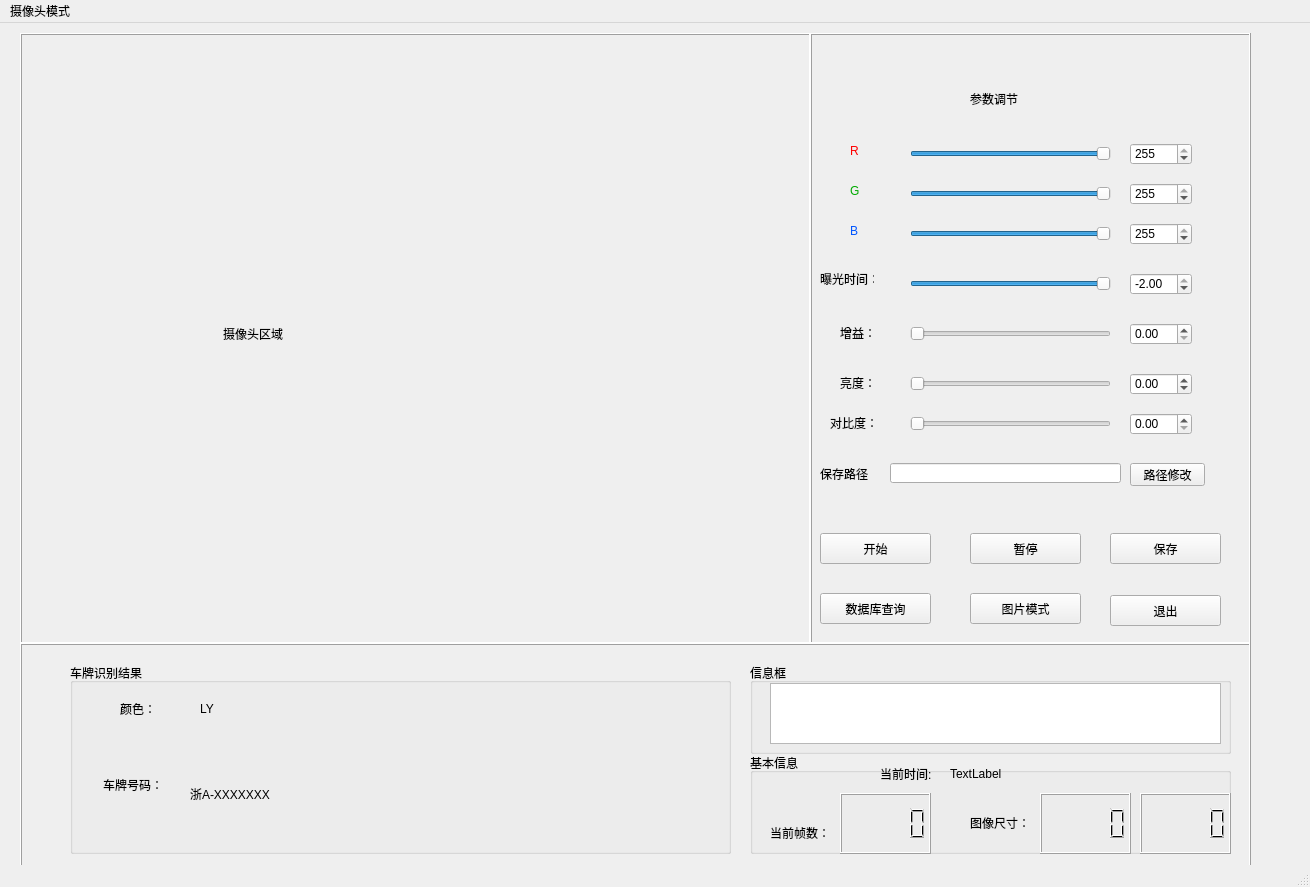
<?xml version="1.0" encoding="UTF-8"?>
<ui version="4.0">
 <class>camera</class>
 <widget class="QMainWindow" name="camera">
  <property name="geometry">
   <rect>
    <x>0</x>
    <y>0</y>
    <width>1310</width>
    <height>887</height>
   </rect>
  </property>
  <property name="windowTitle">
   <string>摄像头模式</string>
  </property>
  <property name="windowIcon">
   <iconset>
    <normaloff>icon/监视摄像头.png</normaloff>icon/监视摄像头.png</iconset>
  </property>
  <widget class="QWidget" name="centralwidget">
   <widget class="QFrame" name="frame">
    <property name="geometry">
     <rect>
      <x>20</x>
      <y>10</y>
      <width>791</width>
      <height>611</height>
     </rect>
    </property>
    <property name="frameShape">
     <enum>QFrame::Box</enum>
    </property>
    <property name="frameShadow">
     <enum>QFrame::Raised</enum>
    </property>
    <widget class="QLabel" name="DispLb">
     <property name="geometry">
      <rect>
       <x>10</x>
       <y>10</y>
       <width>771</width>
       <height>581</height>
      </rect>
     </property>
     <property name="text">
      <string>                                                          摄像头区域</string>
     </property>
    </widget>
   </widget>
   <widget class="QFrame" name="frame_2">
    <property name="geometry">
     <rect>
      <x>810</x>
      <y>10</y>
      <width>441</width>
      <height>611</height>
     </rect>
    </property>
    <property name="frameShape">
     <enum>QFrame::Box</enum>
    </property>
    <property name="frameShadow">
     <enum>QFrame::Raised</enum>
    </property>
    <widget class="QPushButton" name="ShowBt">
     <property name="geometry">
      <rect>
       <x>10</x>
       <y>500</y>
       <width>111</width>
       <height>31</height>
      </rect>
     </property>
     <property name="text">
      <string>开始</string>
     </property>
    </widget>
    <widget class="QPushButton" name="StopBt">
     <property name="geometry">
      <rect>
       <x>160</x>
       <y>500</y>
       <width>111</width>
       <height>31</height>
      </rect>
     </property>
     <property name="text">
      <string>暂停</string>
     </property>
    </widget>
    <widget class="QDoubleSpinBox" name="RedColorSpB">
     <property name="geometry">
      <rect>
       <x>320</x>
       <y>110</y>
       <width>62</width>
       <height>22</height>
      </rect>
     </property>
     <property name="decimals">
      <number>0</number>
     </property>
     <property name="maximum">
      <double>255.000000000000000</double>
     </property>
     <property name="value">
      <double>255.000000000000000</double>
     </property>
    </widget>
    <widget class="QSlider" name="RedColorSld">
     <property name="geometry">
      <rect>
       <x>100</x>
       <y>110</y>
       <width>201</width>
       <height>22</height>
      </rect>
     </property>
     <property name="maximum">
      <number>255</number>
     </property>
     <property name="value">
      <number>255</number>
     </property>
     <property name="sliderPosition">
      <number>255</number>
     </property>
     <property name="orientation">
      <enum>Qt::Horizontal</enum>
     </property>
    </widget>
    <widget class="QSlider" name="GreenColorSld">
     <property name="geometry">
      <rect>
       <x>100</x>
       <y>150</y>
       <width>201</width>
       <height>22</height>
      </rect>
     </property>
     <property name="maximum">
      <number>255</number>
     </property>
     <property name="value">
      <number>255</number>
     </property>
     <property name="orientation">
      <enum>Qt::Horizontal</enum>
     </property>
    </widget>
    <widget class="QSlider" name="BlueColorSld">
     <property name="geometry">
      <rect>
       <x>100</x>
       <y>190</y>
       <width>201</width>
       <height>22</height>
      </rect>
     </property>
     <property name="maximum">
      <number>255</number>
     </property>
     <property name="value">
      <number>255</number>
     </property>
     <property name="orientation">
      <enum>Qt::Horizontal</enum>
     </property>
    </widget>
    <widget class="QDoubleSpinBox" name="GreenColorSpB">
     <property name="geometry">
      <rect>
       <x>320</x>
       <y>150</y>
       <width>62</width>
       <height>22</height>
      </rect>
     </property>
     <property name="decimals">
      <number>0</number>
     </property>
     <property name="minimum">
      <double>0.000000000000000</double>
     </property>
     <property name="maximum">
      <double>255.000000000000000</double>
     </property>
     <property name="value">
      <double>255.000000000000000</double>
     </property>
    </widget>
    <widget class="QDoubleSpinBox" name="BlueColorSpB">
     <property name="geometry">
      <rect>
       <x>320</x>
       <y>190</y>
       <width>62</width>
       <height>22</height>
      </rect>
     </property>
     <property name="decimals">
      <number>0</number>
     </property>
     <property name="maximum">
      <double>255.000000000000000</double>
     </property>
     <property name="singleStep">
      <double>0.000000000000000</double>
     </property>
     <property name="value">
      <double>255.000000000000000</double>
     </property>
    </widget>
    <widget class="QLabel" name="label_4">
     <property name="geometry">
      <rect>
       <x>40</x>
       <y>110</y>
       <width>21</width>
       <height>16</height>
      </rect>
     </property>
     <property name="palette">
      <palette>
       <active>
        <colorrole role="WindowText">
         <brush brushstyle="SolidPattern">
          <color alpha="255">
           <red>255</red>
           <green>0</green>
           <blue>0</blue>
          </color>
         </brush>
        </colorrole>
       </active>
       <inactive>
        <colorrole role="WindowText">
         <brush brushstyle="SolidPattern">
          <color alpha="255">
           <red>255</red>
           <green>0</green>
           <blue>0</blue>
          </color>
         </brush>
        </colorrole>
       </inactive>
       <disabled>
        <colorrole role="WindowText">
         <brush brushstyle="SolidPattern">
          <color alpha="255">
           <red>120</red>
           <green>120</green>
           <blue>120</blue>
          </color>
         </brush>
        </colorrole>
       </disabled>
      </palette>
     </property>
     <property name="styleSheet">
      <string notr="true">font: 14pt &quot;Consolas&quot;;
</string>
     </property>
     <property name="text">
      <string>R</string>
     </property>
    </widget>
    <widget class="QLabel" name="label_5">
     <property name="geometry">
      <rect>
       <x>40</x>
       <y>150</y>
       <width>21</width>
       <height>16</height>
      </rect>
     </property>
     <property name="palette">
      <palette>
       <active>
        <colorrole role="WindowText">
         <brush brushstyle="SolidPattern">
          <color alpha="255">
           <red>0</red>
           <green>170</green>
           <blue>0</blue>
          </color>
         </brush>
        </colorrole>
       </active>
       <inactive>
        <colorrole role="WindowText">
         <brush brushstyle="SolidPattern">
          <color alpha="255">
           <red>0</red>
           <green>170</green>
           <blue>0</blue>
          </color>
         </brush>
        </colorrole>
       </inactive>
       <disabled>
        <colorrole role="WindowText">
         <brush brushstyle="SolidPattern">
          <color alpha="255">
           <red>120</red>
           <green>120</green>
           <blue>120</blue>
          </color>
         </brush>
        </colorrole>
       </disabled>
      </palette>
     </property>
     <property name="styleSheet">
      <string notr="true">font: 14pt &quot;Consolas&quot;;</string>
     </property>
     <property name="text">
      <string>G</string>
     </property>
    </widget>
    <widget class="QLabel" name="label_6">
     <property name="geometry">
      <rect>
       <x>40</x>
       <y>190</y>
       <width>21</width>
       <height>16</height>
      </rect>
     </property>
     <property name="palette">
      <palette>
       <active>
        <colorrole role="WindowText">
         <brush brushstyle="SolidPattern">
          <color alpha="255">
           <red>0</red>
           <green>85</green>
           <blue>255</blue>
          </color>
         </brush>
        </colorrole>
       </active>
       <inactive>
        <colorrole role="WindowText">
         <brush brushstyle="SolidPattern">
          <color alpha="255">
           <red>0</red>
           <green>85</green>
           <blue>255</blue>
          </color>
         </brush>
        </colorrole>
       </inactive>
       <disabled>
        <colorrole role="WindowText">
         <brush brushstyle="SolidPattern">
          <color alpha="255">
           <red>120</red>
           <green>120</green>
           <blue>120</blue>
          </color>
         </brush>
        </colorrole>
       </disabled>
      </palette>
     </property>
     <property name="styleSheet">
      <string notr="true">font: 14pt &quot;Consolas&quot;;</string>
     </property>
     <property name="text">
      <string>B</string>
     </property>
    </widget>
    <widget class="QSlider" name="ExpTimeSld">
     <property name="geometry">
      <rect>
       <x>100</x>
       <y>240</y>
       <width>201</width>
       <height>22</height>
      </rect>
     </property>
     <property name="minimum">
      <number>-10</number>
     </property>
     <property name="maximum">
      <number>-2</number>
     </property>
     <property name="orientation">
      <enum>Qt::Horizontal</enum>
     </property>
    </widget>
    <widget class="QSlider" name="GainSld">
     <property name="geometry">
      <rect>
       <x>100</x>
       <y>290</y>
       <width>201</width>
       <height>22</height>
      </rect>
     </property>
     <property name="orientation">
      <enum>Qt::Horizontal</enum>
     </property>
    </widget>
    <widget class="QSlider" name="BrightSld">
     <property name="geometry">
      <rect>
       <x>100</x>
       <y>340</y>
       <width>201</width>
       <height>22</height>
      </rect>
     </property>
     <property name="orientation">
      <enum>Qt::Horizontal</enum>
     </property>
    </widget>
    <widget class="QSlider" name="ContrastSld">
     <property name="geometry">
      <rect>
       <x>100</x>
       <y>380</y>
       <width>201</width>
       <height>22</height>
      </rect>
     </property>
     <property name="orientation">
      <enum>Qt::Horizontal</enum>
     </property>
    </widget>
    <widget class="QLabel" name="label_7">
     <property name="geometry">
      <rect>
       <x>10</x>
       <y>240</y>
       <width>54</width>
       <height>12</height>
      </rect>
     </property>
     <property name="text">
      <string>曝光时间：</string>
     </property>
    </widget>
    <widget class="QLabel" name="label_8">
     <property name="geometry">
      <rect>
       <x>30</x>
       <y>290</y>
       <width>54</width>
       <height>20</height>
      </rect>
     </property>
     <property name="text">
      <string>增益：</string>
     </property>
    </widget>
    <widget class="QLabel" name="label_9">
     <property name="geometry">
      <rect>
       <x>30</x>
       <y>340</y>
       <width>54</width>
       <height>20</height>
      </rect>
     </property>
     <property name="text">
      <string>亮度：</string>
     </property>
    </widget>
    <widget class="QLabel" name="label_10">
     <property name="geometry">
      <rect>
       <x>20</x>
       <y>380</y>
       <width>54</width>
       <height>20</height>
      </rect>
     </property>
     <property name="text">
      <string>对比度：</string>
     </property>
    </widget>
    <widget class="QDoubleSpinBox" name="ExpTimeSpB">
     <property name="geometry">
      <rect>
       <x>320</x>
       <y>240</y>
       <width>62</width>
       <height>22</height>
      </rect>
     </property>
     <property name="decimals">
      <number>2</number>
     </property>
     <property name="minimum">
      <double>-10.000000000000000</double>
     </property>
     <property name="maximum">
      <double>-2.000000000000000</double>
     </property>
    </widget>
    <widget class="QDoubleSpinBox" name="GainSpB">
     <property name="geometry">
      <rect>
       <x>320</x>
       <y>290</y>
       <width>62</width>
       <height>22</height>
      </rect>
     </property>
     <property name="decimals">
      <number>2</number>
     </property>
     <property name="maximum">
      <double>128.000000000000000</double>
     </property>
    </widget>
    <widget class="QDoubleSpinBox" name="BrightSpB">
     <property name="geometry">
      <rect>
       <x>320</x>
       <y>340</y>
       <width>62</width>
       <height>22</height>
      </rect>
     </property>
     <property name="decimals">
      <number>2</number>
     </property>
     <property name="minimum">
      <double>-64.000000000000000</double>
     </property>
     <property name="maximum">
      <double>64.000000000000000</double>
     </property>
    </widget>
    <widget class="QDoubleSpinBox" name="ContrastSpB">
     <property name="geometry">
      <rect>
       <x>320</x>
       <y>380</y>
       <width>62</width>
       <height>22</height>
      </rect>
     </property>
     <property name="decimals">
      <number>2</number>
     </property>
     <property name="maximum">
      <double>100.000000000000000</double>
     </property>
    </widget>
    <widget class="QLineEdit" name="FilePathLE">
     <property name="geometry">
      <rect>
       <x>80</x>
       <y>430</y>
       <width>231</width>
       <height>20</height>
      </rect>
     </property>
    </widget>
    <widget class="QPushButton" name="FilePathBt">
     <property name="geometry">
      <rect>
       <x>320</x>
       <y>430</y>
       <width>75</width>
       <height>23</height>
      </rect>
     </property>
     <property name="text">
      <string>路径修改</string>
     </property>
    </widget>
    <widget class="QLabel" name="label_11">
     <property name="geometry">
      <rect>
       <x>10</x>
       <y>430</y>
       <width>51</width>
       <height>21</height>
      </rect>
     </property>
     <property name="text">
      <string>保存路径：</string>
     </property>
    </widget>
    <widget class="QPushButton" name="RecordBt">
     <property name="geometry">
      <rect>
       <x>300</x>
       <y>500</y>
       <width>111</width>
       <height>31</height>
      </rect>
     </property>
     <property name="text">
      <string>保存</string>
     </property>
    </widget>
    <widget class="QPushButton" name="ExitBt">
     <property name="geometry">
      <rect>
       <x>300</x>
       <y>562</y>
       <width>111</width>
       <height>31</height>
      </rect>
     </property>
     <property name="text">
      <string>退出</string>
     </property>
    </widget>
    <widget class="QLabel" name="label_3">
     <property name="geometry">
      <rect>
       <x>160</x>
       <y>40</y>
       <width>131</width>
       <height>51</height>
      </rect>
     </property>
     <property name="styleSheet">
      <string notr="true">font: 20pt &quot;Agency FB&quot;;</string>
     </property>
     <property name="text">
      <string>参数调节</string>
     </property>
    </widget>
    <widget class="QPushButton" name="Picbtn">
     <property name="geometry">
      <rect>
       <x>160</x>
       <y>560</y>
       <width>111</width>
       <height>31</height>
      </rect>
     </property>
     <property name="text">
      <string>图片模式</string>
     </property>
    </widget>
    <widget class="QPushButton" name="sql_model">
     <property name="geometry">
      <rect>
       <x>10</x>
       <y>560</y>
       <width>111</width>
       <height>31</height>
      </rect>
     </property>
     <property name="text">
      <string>数据库查询</string>
     </property>
    </widget>
   </widget>
   <widget class="QFrame" name="frame_3">
    <property name="geometry">
     <rect>
      <x>20</x>
      <y>620</y>
      <width>1231</width>
      <height>231</height>
     </rect>
    </property>
    <property name="frameShape">
     <enum>QFrame::Box</enum>
    </property>
    <property name="frameShadow">
     <enum>QFrame::Raised</enum>
    </property>
    <widget class="QGroupBox" name="groupBox">
     <property name="geometry">
      <rect>
       <x>50</x>
       <y>20</y>
       <width>661</width>
       <height>191</height>
      </rect>
     </property>
     <property name="title">
      <string>车牌识别结果</string>
     </property>
     <widget class="QLabel" name="label_12">
      <property name="geometry">
       <rect>
        <x>50</x>
        <y>40</y>
        <width>54</width>
        <height>12</height>
       </rect>
      </property>
      <property name="text">
       <string>颜色：</string>
      </property>
     </widget>
     <widget class="QLabel" name="label_13">
      <property name="geometry">
       <rect>
        <x>33</x>
        <y>112</y>
        <width>71</width>
        <height>20</height>
       </rect>
      </property>
      <property name="text">
       <string>车牌号码：</string>
      </property>
     </widget>
     <widget class="QLabel" name="colorLabel">
      <property name="geometry">
       <rect>
        <x>130</x>
        <y>40</y>
        <width>54</width>
        <height>12</height>
       </rect>
      </property>
      <property name="text">
       <string>LY</string>
      </property>
     </widget>
     <widget class="QLabel" name="NumLabel">
      <property name="geometry">
       <rect>
        <x>120</x>
        <y>110</y>
        <width>171</width>
        <height>41</height>
       </rect>
      </property>
      <property name="styleSheet">
       <string notr="true">font: 75 22pt &quot;Agcy FB&quot;;</string>
      </property>
      <property name="text">
       <string>浙A-XXXXXXX</string>
      </property>
     </widget>
    </widget>
    <widget class="QGroupBox" name="groupBox_2">
     <property name="geometry">
      <rect>
       <x>730</x>
       <y>20</y>
       <width>481</width>
       <height>91</height>
      </rect>
     </property>
     <property name="title">
      <string>信息框</string>
     </property>
     <widget class="QTextEdit" name="MsgTE">
      <property name="geometry">
       <rect>
        <x>20</x>
        <y>20</y>
        <width>451</width>
        <height>61</height>
       </rect>
      </property>
     </widget>
    </widget>
    <widget class="QGroupBox" name="groupBox_3">
     <property name="geometry">
      <rect>
       <x>730</x>
       <y>110</y>
       <width>481</width>
       <height>101</height>
      </rect>
     </property>
     <property name="title">
      <string>基本信息</string>
     </property>
     <widget class="QLabel" name="label">
      <property name="geometry">
       <rect>
        <x>20</x>
        <y>70</y>
        <width>71</width>
        <height>20</height>
       </rect>
      </property>
      <property name="text">
       <string>当前帧数：</string>
      </property>
     </widget>
     <widget class="QLCDNumber" name="FmRateLCD">
      <property name="geometry">
       <rect>
        <x>90</x>
        <y>40</y>
        <width>91</width>
        <height>61</height>
       </rect>
      </property>
     </widget>
     <widget class="QLabel" name="label_2">
      <property name="geometry">
       <rect>
        <x>220</x>
        <y>60</y>
        <width>71</width>
        <height>20</height>
       </rect>
      </property>
      <property name="text">
       <string>图像尺寸：</string>
      </property>
     </widget>
     <widget class="QLCDNumber" name="ImgWidthLCD">
      <property name="geometry">
       <rect>
        <x>290</x>
        <y>40</y>
        <width>91</width>
        <height>61</height>
       </rect>
      </property>
     </widget>
     <widget class="QLCDNumber" name="ImgHeightLCD">
      <property name="geometry">
       <rect>
        <x>390</x>
        <y>40</y>
        <width>91</width>
        <height>61</height>
       </rect>
      </property>
     </widget>
     <widget class="QLabel" name="timeLabel">
      <property name="geometry">
       <rect>
        <x>200</x>
        <y>10</y>
        <width>261</width>
        <height>21</height>
       </rect>
      </property>
      <property name="text">
       <string>TextLabel</string>
      </property>
     </widget>
     <widget class="QLabel" name="label_17">
      <property name="geometry">
       <rect>
        <x>130</x>
        <y>10</y>
        <width>51</width>
        <height>21</height>
       </rect>
      </property>
      <property name="text">
       <string>当前时间:</string>
      </property>
     </widget>
    </widget>
   </widget>
  </widget>
  <widget class="QMenuBar" name="menubar">
   <property name="geometry">
    <rect>
     <x>0</x>
     <y>0</y>
     <width>1310</width>
     <height>23</height>
    </rect>
   </property>
   <widget class="QMenu" name="menu">
    <property name="title">
     <string>摄像头模式</string>
    </property>
   </widget>
   <addaction name="menu"/>
  </widget>
  <widget class="QStatusBar" name="statusbar"/>
 </widget>
 <resources/>
 <connections/>
</ui>
